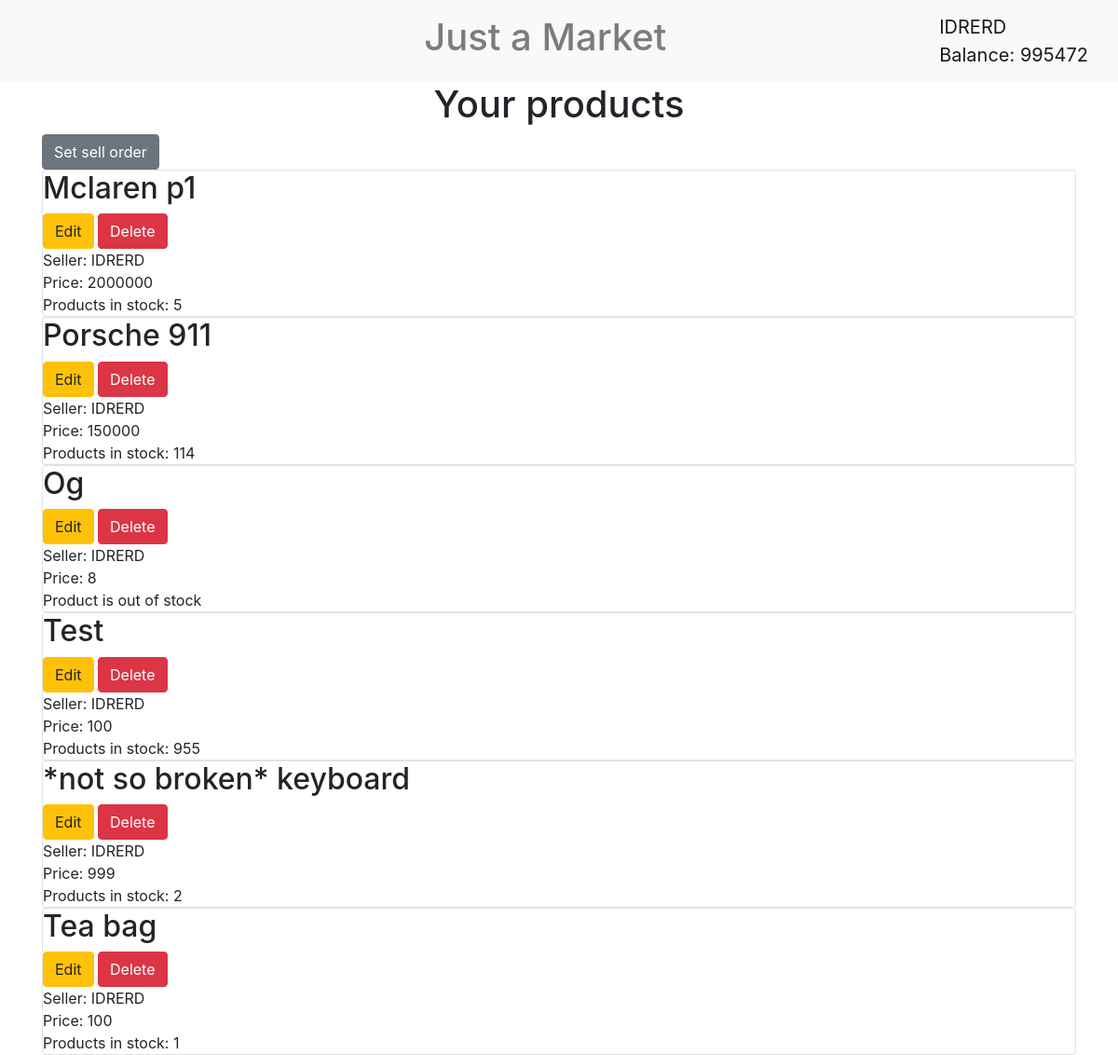
Screenshot of /my_products (signed in) with the database file from the repository.
### data/users.py (models this page shows, shortened)
class User(SqlAlchemyBase, UserMixin, SerializerMixin):
    __tablename__ = "users"
    id = sa.Column(sa.Integer, primary_key=True, autoincrement=True)
    name = sa.Column(sa.String, nullable=False)
    email = sa.Column(sa.String, nullable=False, unique=True)
    hashed_password = sa.Column(sa.String, nullable=True)
    products = orm.relationship("Product", back_populates="seller")
    balance = sa.Column(sa.Integer, nullable=False, default=0)

### data/products.py (models this page shows)
class Product(SqlAlchemyBase, SerializerMixin):
    __tablename__ = "products"
    id = sa.Column(sa.Integer, primary_key=True, autoincrement=True)
    name = sa.Column(sa.String, nullable=False)
    seller_id = sa.Column(sa.Integer, sa.ForeignKey("users.id"))
    seller = orm.relationship("User")
    tags = orm.relationship("Tag", secondary="association", backref="products")
    price = sa.Column(sa.Double, default=0.0)
    count = sa.Column(sa.Integer, default=0)
    in_stock = sa.Column(sa.Boolean, default=False)
    sell_date = sa.Column(sa.DateTime, default=datetime.datetime.now())

### main.py (the view)
@app.route("/my_products")
def my_products():
    if not current_user.is_authenticated:
        return flask.redirect("/login")
    dbs = db_session.create_session()
    products = dbs.query(Product).order_by(sa.desc(Product.id)).filter(Product.seller_id == current_user.id)
    img_names = [file[file.rfind('\\') + 1:file.rfind('.')] for file in glob.glob("static/images/products/*.png")]
    product_ids = [str(product.id) for product in products]
    img_names = [p_id if p_id in img_names else "default" for p_id in product_ids]
    return flask.render_template("my_products.html", title="My Products", products=products, img_names=img_names)

### data/db_session.py (called while the page is built)
def create_session() -> Session:
    global __factory
    return __factory()

### main.py (called while the page is built)
@login_manager.user_loader
def load_user(user_id):
    dbs = db_session.create_session()
    return dbs.query(User).get(user_id)

### templates/my_products.html (shortened to what this page needs)
{% extends "base.html" %}
{% block content %}
<link rel="stylesheet" type="text/css" href="../static/css/index.css">
<h1 style="text-align: center;">Your products</h1>
{% if current_user.is_authenticated %}
    <a href="products" class="btn btn-secondary">Set sell order</a>
{% for product in products%}
<div class="col-md6 border rounded">
    <h2>{{product.name.capitalize()}}</h2>
    <div>
        <a href="/products/{{ product.id }}" class="btn btn-warning">
            Edit
        </a>
        <a href="/delete_product/{{ product.id }}" class="btn btn-danger">
            Delete
        </a>
    </div>
    <div class="tml">
        Seller: {{product.seller.name}}
    </div>
    <div class="tml">
        Price: {{product.price}}
    </div>
    {%if not product.in_stock%}
    <div class="tml">Product is out of stock</div>
    {%else%}
    <div class="tml">Products in stock: {{product.count}}</div>
    {%endif%}
</div>
{% endfor %}
{%else%}
<h1>To see content of this page you have to authorize</h1>
{% endif %}
{% endblock %}

### templates/base.html (shortened to what this page needs)
<!DOCTYPE HTML>
<html lang="en">
<head>
	<link rel="stylesheet" href="https://stackpath.bootstrapcdn.com/bootstrap/4.4.1/css/bootstrap.min.css"
>
</head>
<body>
<header>
  <nav class="navbar navbar-light bg-light">
        {% if current_user.is_authenticated %}
        <p>
            <a class="navbar-text" href="/" style="text-decoration: none;"><h1>Just a Market</h1></a>
        </p>
        <a class="navbar-brand" href="/logout"> {{ current_user.name }}<br>Balance: {{current_user.balance}}</a>
{% endif %}
  </nav>
</header>
<main role="main" class="container">
  {%block content%}{%endblock%}
</main>
</body>
</html>

### rows the page displays
User: name "IDRERD", balance "995472"
Product: name "Mclaren p1", seller.name "IDRERD", price "2000000", count "5"
Product: name "Porsche 911", seller.name "IDRERD", price "150000", count "114"
Product: name "Og", seller.name "IDRERD", price "8", in_stock "Product is out of stock"
Product: name "Test", seller.name "IDRERD", price "100", count "955"
Product: name "*not so broken* keyboard", seller.name "IDRERD", price "999", count "2"
Product: name "Tea bag", seller.name "IDRERD", price "100", count "1"
